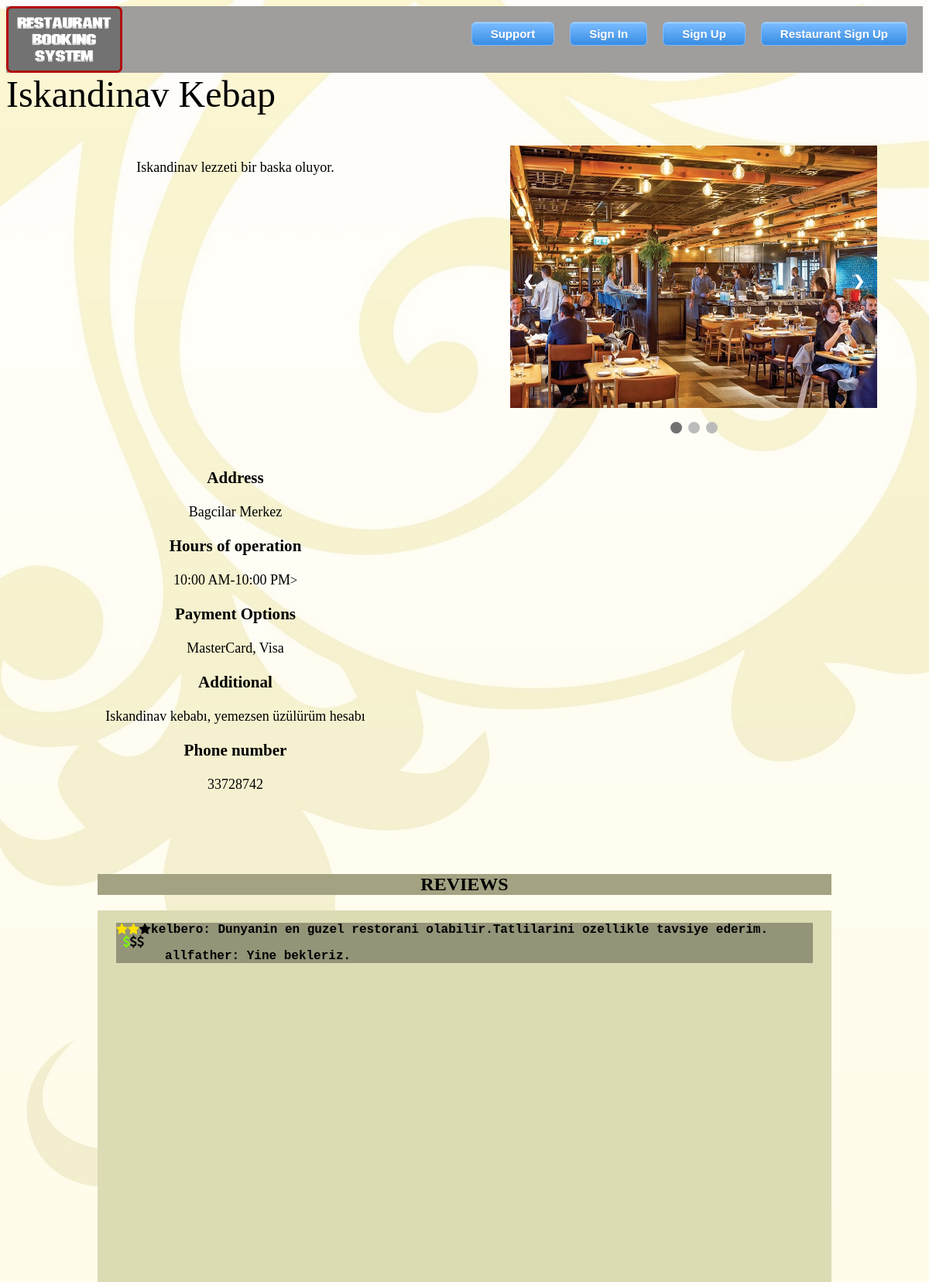
Screenshot of /Project/restaurantProfile.php?varname=allfather with the database file from the repository.
### tables this page shows
CREATE TABLE `restaurant_owner` (
  `uname` varchar(45) NOT NULL,
  `fname` varchar(45) NOT NULL,
  `lname` varchar(45) NOT NULL,
  `rest_name` varchar(45) NOT NULL,
  `email` varchar(45) NOT NULL,
  `psw` varchar(45) NOT NULL,
  `location` varchar(45) NOT NULL,
  `phoneNo` varchar(45) NOT NULL,
  `cap` int(11) NOT NULL,
  `description` longtext DEFAULT NULL,
  `payment` longtext DEFAULT NULL,
  `additional` longtext DEFAULT NULL,
  `address` longtext DEFAULT NULL,
  `startTime` time DEFAULT NULL,
  `endTime` time DEFAULT NULL,
  `stars` int(11) DEFAULT NULL,
  `cuisines` longtext DEFAULT NULL,
  `seating_options` longtext DEFAULT NULL,
  `price` int(11) DEFAULT NULL,
  `isBanned` tinyint(4) DEFAULT NULL,
  `warnCount` int(11) DEFAULT NULL,
  `recCode` varchar(45) NOT NULL,
  PRIMARY KEY (`uname`)
);

CREATE TABLE `image` (
  `imgId` bigint(20) NOT NULL AUTO_INCREMENT,
  `name` varchar(45) NOT NULL,
  `rest_uname` varchar(45) NOT NULL,
  PRIMARY KEY (`imgId`),
  FOREIGN KEY (rest_uname) REFERENCES restaurant_owner(uname)
);

CREATE TABLE `review` (
  `reviewId` bigint(20) NOT NULL AUTO_INCREMENT,
  `customer_uname` varchar(45) NOT NULL,
  `rest_uname` varchar(45) NOT NULL,
  `text` longtext NOT NULL,
  `star` int(11) NOT NULL,
  `price` int(11) NOT NULL,
  `reply` longtext DEFAULT NULL,
  PRIMARY KEY (`reviewId`),
  FOREIGN KEY (customer_uname) REFERENCES user(uname),
  FOREIGN KEY (rest_uname) REFERENCES restaurant_owner(uname)
);

### Project/restaurantProfile.php (the view, shortened to what this page needs)
<link rel="stylesheet" href="style.css"></link>
<link rel="stylesheet" href="https://cdnjs.cloudflare.com/ajax/libs/font-awesome/4.7.0/css/font-awesome.min.css"></link>
<?php
include('dbconnect.php');
$uname = $_GET['varname'];
$sql = "SELECT * FROM restaurant_owner WHERE uname='$uname'";
$query = mysqli_query($conn, $sql);
$restArray = mysqli_fetch_assoc($query);
$rest_name = $restArray['rest_name'];
$description = $restArray['description'];
$payment = $restArray['payment'];
$additional = $restArray['additional'];
$phoneNo = $restArray['phoneNo'];
$address = $restArray['address'];
$start = $restArray['startTime'];
$end = $restArray['endTime'];
$commentQuery = mysqli_query($conn, "select * from review where rest_uname='$uname'");
$sqlB = "select * from image where rest_uname= '$uname'";
$restImg = mysqli_query($conn, $sqlB);
?>
<html>
    <head>
</head>
<body>
<div class="container" id="fullC">
    <?php if (!isset($_SESSION['success'])): ?>
        <div class="top">
            <a href="restSignUp.php"><button  id="rsignup">Restaurant Sign Up</button></a>
            <a href="signUp.php"><button id="signup" >Sign Up</button></a>
            <a href="signIn.php"><button    id="signin" >Sign In</button>   </a>
            <a href ="support.php"><button class ="support"> Support</button> </a>
            <a href="index.php"><img src="img/LOGO.png" alt="RBS" style="width:150px"></a>
        </div>
    <?php endif ?>
    <div>
        <font  face="Century Gothic" size="8"><?php echo $rest_name ?></font>
    </div>
    <div id="full">
        <div id="firstPart">
            <div id="description">
                <br>
                <font face="Century Gothic" size="4"><?php echo $description ?></font>
            </div>
            <div id="infos">
                <font face="Century Gothic" size="4"><h3>Address</h3> <?php echo $address ?></font>
                <font face="Century Gothic" size="4"><h3>Hours of operation</h3> <?php echo date('g:i A', strtotime($start)), '-', date('g:i A', strtotime($end)) ?></font>>
                <font face="Century Gothic" size="4"><h3>Payment Options </h3> <?php echo $payment ?></font>
                <font face="Century Gothic" size="4"><h3>Additional </h3> <?php echo $additional ?></font>
                <font face="Century Gothic" size="4"><h3>Phone number </h3> <?php echo $phoneNo ?> </font>
            </div>
        </div>
        <div id="secondPart">
            <div class="slideshow-container">
<?php while ($imgArr = mysqli_fetch_array($restImg, MYSQLI_ASSOC)) : ?>
                    <div class="mySlides fade">
                        <img class="restPics" src="restaurantImages/<?php echo $_GET['varname'] ?>/<?php echo $imgArr['name'] ?>">
                    </div>
<?php endwhile; ?>
                <a class="prev" onclick="plusSlides(-1)">&#10094;</a>
                <a class="next" onclick="plusSlides(1)">&#10095;</a>
            </div>
            <br>
            <div style="text-align:center">
                <span class="dot" onclick="currentSlide(1)"></span>
                <span class="dot" onclick="currentSlide(2)"></span>
                <span class="dot" onclick="currentSlide(3)"></span>
            </div>
        </div>
    </div>
    <div class="reviewHeader">
        <h2>REVIEWS</h2>
    </div>
    <div class="reviews">
<?php while ($row = mysqli_fetch_array($commentQuery, MYSQLI_ASSOC)): ?>
            <div class="commentCard">
                <div class='starNPrice'>
                    <?php
                    $starCount = $row['star'];
                    $priceCount = $row['price'];
                    $cs = 0;
                    $cp = 0;
                    while ($cs < $starCount) {
                        echo "<span class='fa fa-star checked'></span>";
                        $cs++;
                    }
                    if ($starCount < 3) {
                        $es = 0;
                        while ($es < (3 - $starCount)) {
                            echo "<span class='fa fa-star'></span>";
                            $es++;
                        }
                    }
                    echo "<br>";
                    while ($cp < $priceCount) {
                        echo "<span class='fa fa-usd checked2'></span>";
                        $cp++;
                    }
                    if ($priceCount < 3) {
                        $ep = 0;
                        while ($ep < (3 - $priceCount)) {
                            echo "<span class='fa fa-usd'></span>";
                            $ep++;
                        }
                    }
                    ?>
                </div>
                <div class="comment">
                    <p> <?php echo $row['customer_uname'] . ": " . $row['text']; ?> </p>
                </div>
    <?php if (!empty($row['reply'])): ?>
                    <div class="replyRest">
                        <p> <?php echo $row['rest_uname'] . ": " . $row['reply']; ?> </p>
                    </div>
                <?php endif ?>
            </div>
<?php endwhile ?>
    </div>
</div>
</body>
</html>

### Project/style.css (style rules this page uses)
html { height:100%; }
body { height:100%; background-image: url("img/918404.jpg"); }
.top { background-color:#a09d9d; }
.top button { float : right ; margin-top : 20px; margin-right : 20px; box-shadow:inset 0px 1px 0px 0px #bbdaf7; background:linear-gradient(to bottom, #79bbff 5%, #378de5 100%); background-color: #a09d9d; border-radius:6px; border:1px solid #84bbf3; display:inline-block; cursor:pointer; color:#ffffff; font-family:Arial; font-size:15px; font-weight:bold; padding:6px 24px; text-decoration:none; text-shadow:0px 1px 0px #528ecc; }
.container { width:100%; height:100%; }
#fullC { height:100%; }
.container h2 { margin-top : 100px; text-align : center ; }
* { box-sizing: border-box; }
#firstPart { float : left; width : 50%; height : 110%; margin-top:10px; }
#secondPart { float : left; width : 50%; height : 110%; margin-top:10px; }
#description { text-align : center; width : 80%; height: 40%; margin-left : 10%; margin-top : 5%; }
#infos { text-align:center; width : 80%; height : 50%; margin-left : 10%; margin-top : 5%; }
.slideshow-container { max-width: 80%; position: relative; margin: auto; margin-top : 5%; }
.mySlides { display: none; }
.prev, .next { cursor: pointer; position: absolute; top: 50%; width: auto; margin-top: -22px; padding: 16px; color: white; font-weight: bold; font-size: 18px; transition: 0.6s ease; border-radius: 0 3px 3px 0; user-select: none; }
.next { right: 0; border-radius: 3px 0 0 3px; }
.dot { cursor: pointer; height: 15px; width: 15px; margin: 0 2px; background-color: #bbb; border-radius: 50%; display: inline-block; transition: background-color 0.6s ease; }
.active, .dot:hover { background-color: #717171; }
.fade { -webkit-animation-name: fade; -webkit-animation-duration: 1.5s; animation-name: fade; animation-duration: 1.5s; }
.restPics { width:100%; height :35%; }
.reviews { margin:auto; width:80%; height:60%; overflow-y:auto; background-color:#DBDBB4; text-align:center; }
.reviewHeader { margin:auto; width:80%; background-color:#A3A383; text-align:center; }
.starNPrice { float:left; }
.commentCard { font-family:Courier; width:95%; margin-left:2.5%; background:#949479; font-weight:bold; }
.comment { width:90%; margin-left:5%; text-align:left; }
.replyRest { margin-left:7%; text-align:left; }
#full { width:100%; height:110%; }

### Project/restaurantProfile.php (style rules this page uses)
.checked { color: #FFE100; }
.checked2 { color:#7BFF00; }

### rows the page displays
restaurant_owner: rest_name "Iskandinav Kebap", description "Iskandinav lezzeti bir baska oluyor.", address "Bagcilar Merkez", startTime "10:00 AM", endTime "10:00 PM", payment "MasterCard, Visa", additional "Iskandinav kebabı, yemezsen üzülürüm hesabı", phoneNo "33728742"
image: name (picture)
review: star 2 (drawn), price 1 (drawn), customer_uname "kelbero", text "Dunyanin en guzel restorani olabilir.Tatlilarini ozellikle tavsiye ederim.", rest_uname "allfather", reply "Yine bekleriz."
